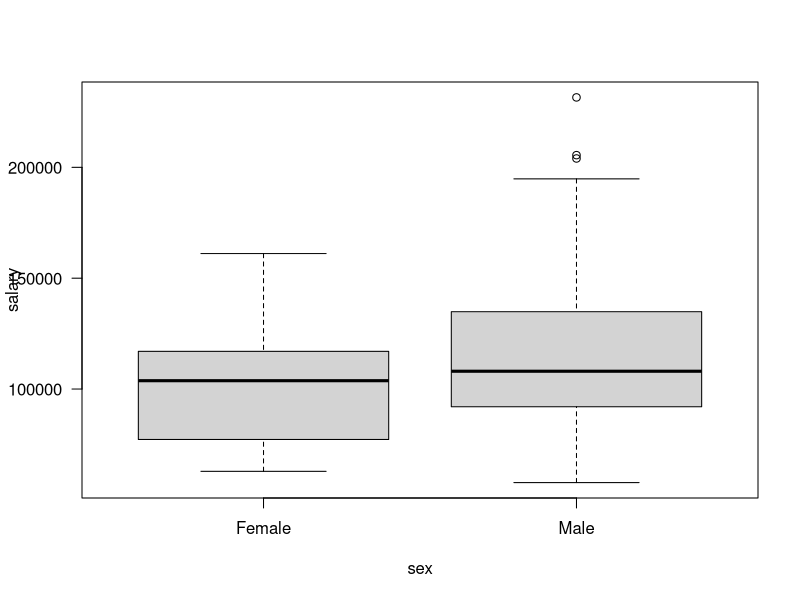
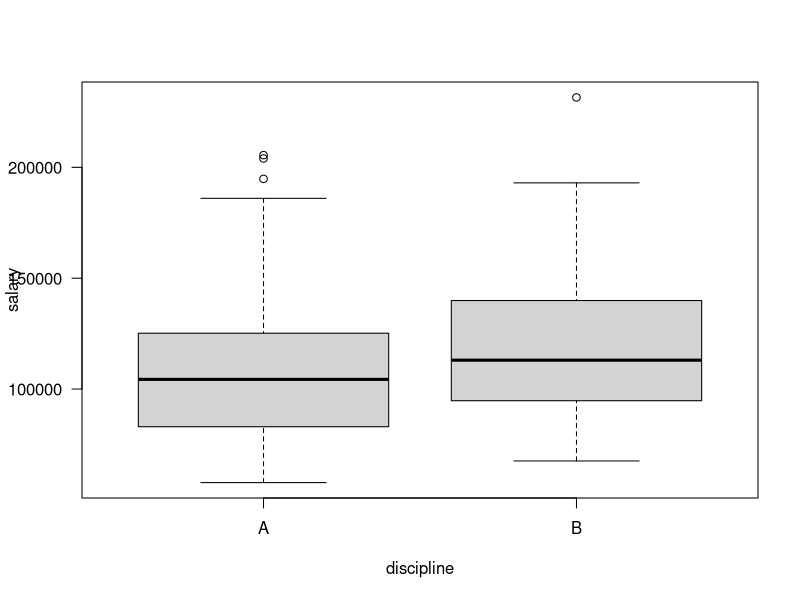
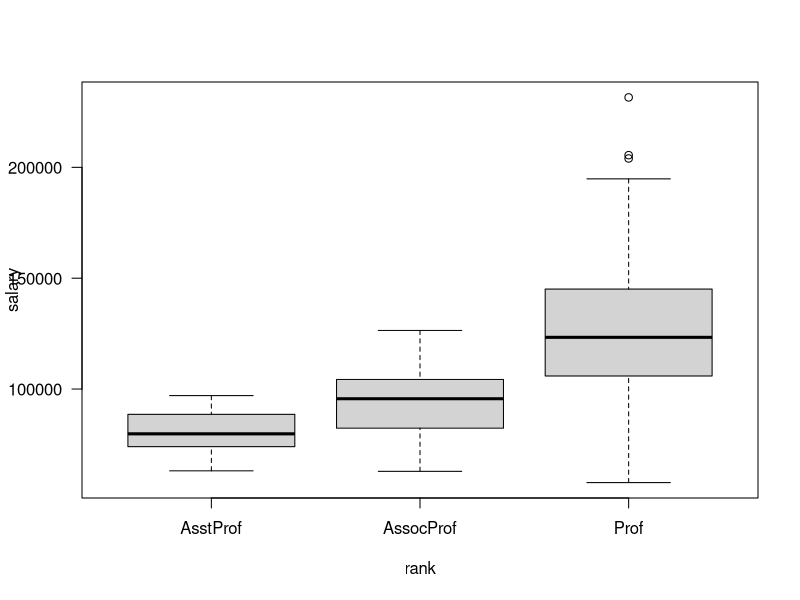
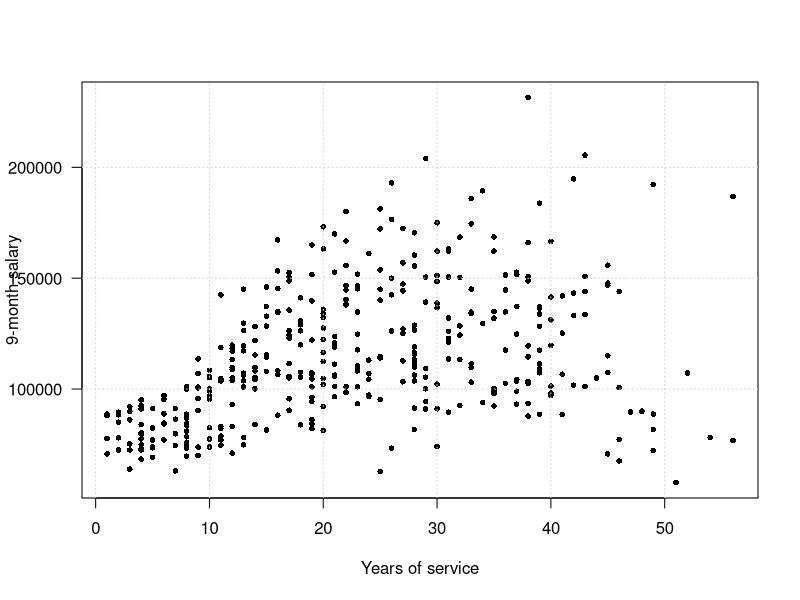
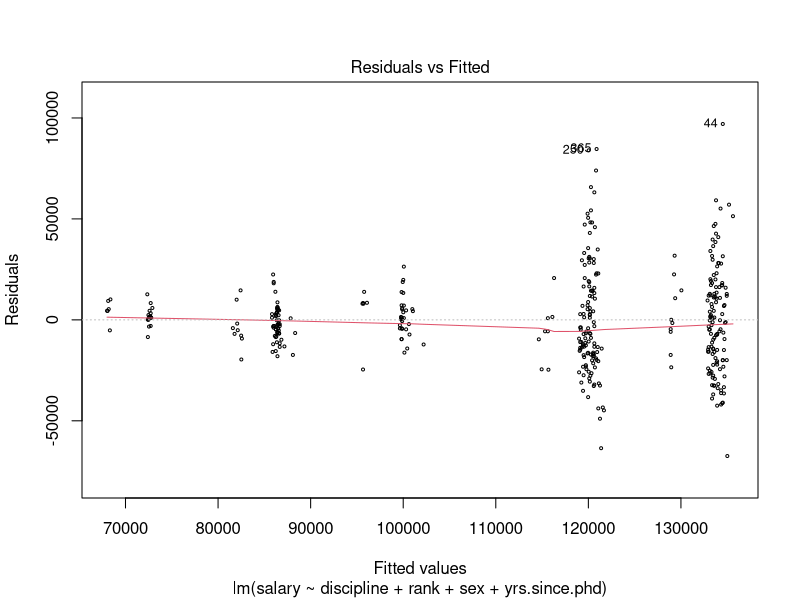
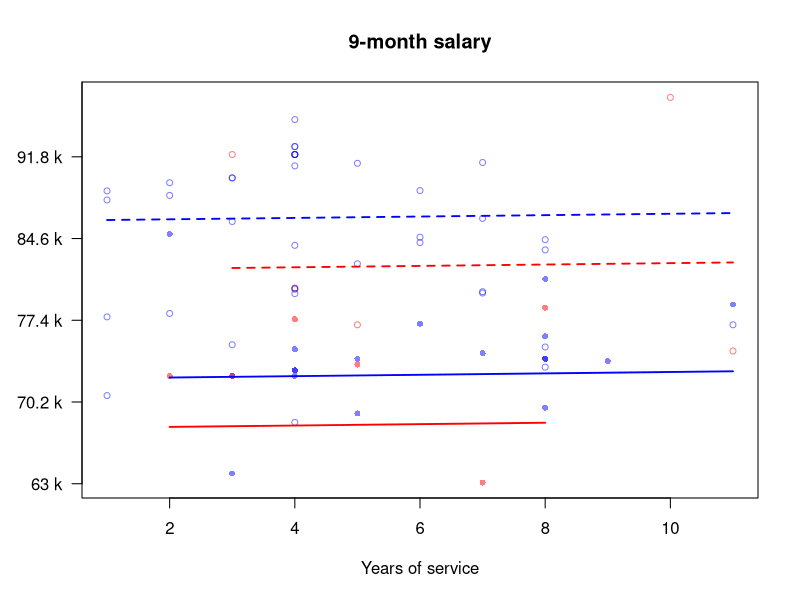
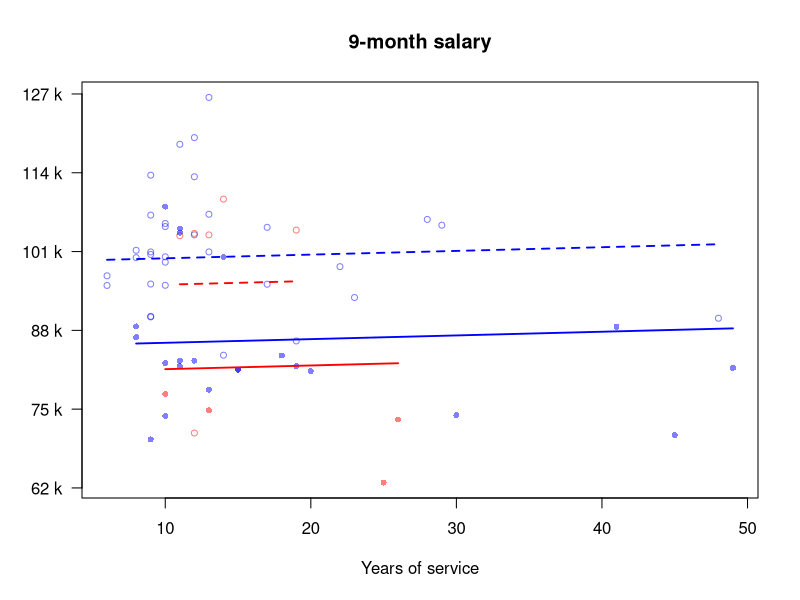
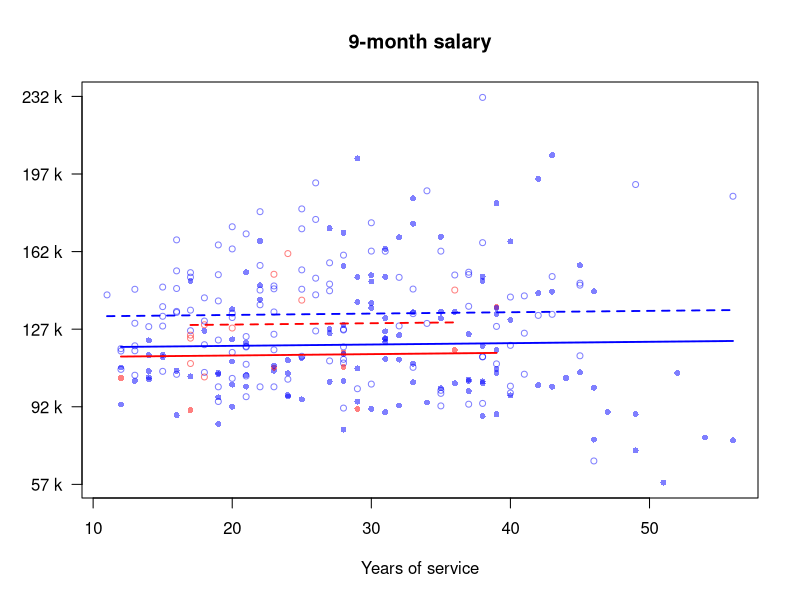

Write R code to recreate these figures, in order.
## ---- chunk 1
knitr::opts_chunk$set(echo = TRUE)
## ---- chunk 2
library(carData)
data("Salaries")
attach(Salaries) 
head(Salaries)
summary(Salaries)
boxplot(salary ~ sex, data = Salaries, las = 1)
boxplot(salary ~ discipline, data = Salaries, las = 1)
boxplot(salary ~ rank, data = Salaries, las = 1)
xtabs(~ sex + rank + discipline, data = Salaries)
plot(yrs.since.phd, salary, las = 1, pch = 16, cex = 0.75,
     xlab = "Years of service", ylab = "9-month salary")
grid()
## ---- chunk 3
m1 <- lm(salary ~ discipline + rank + sex + yrs.since.phd, data = Salaries)
X <- model.matrix(m1)
summary(m1)

plot(m1, which = 1, cex = 0.4)

yr.range <- tapply(yrs.since.phd, list(discipline, sex, rank), range)
sex.col <- ifelse(sex == "Male", "blue", "red")
dis.col <- ifelse(discipline == "A", 16, 1)

beta0 <- m1$coefficients[1]
betaDisp <- m1$coefficients[2]
betaAssoc <- m1$coefficients[3]
betaProf <- m1$coefficients[4]
betaMale <- m1$coefficients[5]
beta1 <- m1$coefficients[6]

library(scales)
# Plot the model fits by rank
assistant <- which(rank == "AsstProf")

plot(yrs.since.phd[assistant], salary[assistant],
     pch = dis.col[assistant], cex = 0.8,
     col = alpha(sex.col[assistant], 0.5),
     yaxt = "n", xlab = "Years of service",
     main = "9-month salary", ylab = "")
axis(2, at = seq(63000, 99000, len = 6),
     labels = paste(seq(63000, 99000, len = 6)/ 1000, "k"),
     las = 1)

segments(yr.range[[1]][1], beta0 + yr.range[[1]][1] * beta1,
         yr.range[[1]][2], beta0 + yr.range[[1]][2] * beta1,
         col = "red", lwd = 1.8)
segments(yr.range[[2]][1], beta0 + betaDisp + yr.range[[2]][1] * beta1,
         yr.range[[2]][2], beta0 + betaDisp + yr.range[[2]][2] * beta1,
         col = "red", lty = 2, lwd = 1.8)
segments(yr.range[[3]][1], beta0 + betaMale + yr.range[[3]][1] * beta1,
         yr.range[[3]][2], beta0 + betaMale + yr.range[[3]][2] * beta1,
         col = "blue", lwd = 1.8)
segments(yr.range[[4]][1], beta0 + betaDisp + betaMale + yr.range[[4]][1] * beta1,
         yr.range[[4]][2], beta0 + betaDisp + betaMale + yr.range[[4]][2] * beta1,
         col = "blue", lty = 2, lwd = 1.8)

assoc <- which(rank == "AssocProf")
plot(yrs.since.phd[assoc], salary[assoc],
     pch = dis.col[assoc], cex = 0.8,
     col = alpha(sex.col[assoc], 0.5),
     yaxt = "n", xlab = "Years of service",
     main = "9-month salary", ylab = "")
axis(2, at = seq(62000, 127000, len = 6),
     labels = paste(seq(62000, 127000, len = 6)/ 1000, "k"),
     las = 1)

segments(yr.range[[5]][1], beta0 + betaAssoc + yr.range[[5]][1] * beta1,
         yr.range[[5]][2], beta0 + betaAssoc + yr.range[[5]][2] * beta1,
         col = "red", lwd = 1.8)
segments(yr.range[[6]][1], beta0 + betaDisp + betaAssoc + yr.range[[6]][1] * beta1,
         yr.range[[6]][2], beta0 + betaDisp + betaAssoc + yr.range[[6]][2] * beta1,
         col = "red", lty = 2, lwd = 1.8)
segments(yr.range[[7]][1], beta0 + betaAssoc + betaMale + yr.range[[7]][1] * beta1,
         yr.range[[7]][2], beta0 + betaAssoc + betaMale + yr.range[[7]][2] * beta1,
         col = "blue", lwd = 1.8)
segments(yr.range[[8]][1], beta0 + betaDisp + betaAssoc + betaMale + yr.range[[8]][1] * beta1,
         yr.range[[8]][2], beta0 + betaDisp + betaAssoc + betaMale + yr.range[[8]][2] * beta1,
         col = "blue", lty = 2, lwd = 1.8)

prof <- which(rank == "Prof")
plot(yrs.since.phd[prof], salary[prof],
     pch = dis.col[prof], cex = 0.8,
     col = alpha(sex.col[prof], 0.5),
     yaxt = "n", xlab = "Years of service",
     main = "9-month salary", ylab = "")
axis(2, at = seq(57000, 232000, len = 6),
     labels = paste(seq(57000, 232000, len = 6)/ 1000, "k"),
     las = 1)

segments(yr.range[[9]][1], beta0 + betaProf + yr.range[[9]][1] * beta1,
         yr.range[[9]][2], beta0 + betaProf + yr.range[[9]][2] * beta1,
         col = "red", lwd = 1.8)
segments(yr.range[[10]][1], beta0 + betaDisp + betaProf + yr.range[[10]][1] * beta1,
         yr.range[[10]][2], beta0 + betaDisp + betaProf + yr.range[[10]][2] * beta1,
         col = "red", lty = 2, lwd = 1.8)
segments(yr.range[[11]][1], beta0 + betaProf + betaMale + yr.range[[11]][1] * beta1,
         yr.range[[11]][2], beta0 + betaProf + betaMale + yr.range[[11]][2] * beta1,
         col = "blue", lwd = 1.8)
segments(yr.range[[12]][1], beta0 + betaDisp + betaProf + betaMale + yr.range[[12]][1] * beta1,
         yr.range[[12]][2], beta0 + betaDisp + betaProf + betaMale + yr.range[[12]][2] * beta1,
         col = "blue", lty = 2, lwd = 1.8)



m2 <- lm(salary ~ sex * yrs.since.phd)
summary(m2)
coeff <- m2$coefficients
plot(yrs.since.phd, salary, las = 1, pch = 16, cex = 0.5, col = alpha(sex.col, 0.5),
     xlab = "Years of service", ylab = "9-month salary")
grid()
abline(coeff[1], coeff[3], col = "red")
abline(coeff[1] + coeff[2], coeff[3] + coeff[4],
       col = "blue")
legend("toplef", legend = c("Female", "Male"),
       pch = 16, col = c("red", "blue"),
       bty = "n")

m3 <- lm(salary ~ discipline * yrs.since.phd)
summary(m3)
coeff <- m3$coefficients
plot(yrs.since.phd, salary, las = 1, pch = dis.col, cex = 0.5, col = alpha(sex.col, 0.5),
     xlab = "Years of service", ylab = "9-month salary")
grid()
abline(coeff[1], coeff[3], col = "red")
abline(coeff[1] + coeff[2], coeff[3] + coeff[4],
       col = "blue")
legend("toplef", legend = c("Female", "Male"),
       pch = 16, col = c("red", "blue"),
       bty = "n")
## ---- chunk 4
library(MASS)
data(Boston)

plot(Boston$lstat, Boston$medv, col = "gray", pch = 16,
     cex = 0.6, las = 1, xlab = "lower status of the population (percent)", ylab = "median value of owner-occupied homes")

m1 <- lm(medv ~ lstat, data = Boston)
abline(m1)

m2 <- lm(medv ~ lstat + I(lstat^2), data = Boston)
lines(sort(Boston$lstat), m2$fitted.values[order(Boston$lstat)], col = "red")

m3 <- lm(medv ~ lstat + I(lstat^2)+ I(lstat^3), data = Boston)
lines(sort(Boston$lstat), m3$fitted.values[order(Boston$lstat)], col = "blue")

anova(m2, m3)

m2new <- lm(medv ~ poly(lstat, 2), data = Boston)
m3new <- lm(medv ~ poly(lstat, 3), data = Boston)
summary(m3new)

anova(m2new, m3new)
